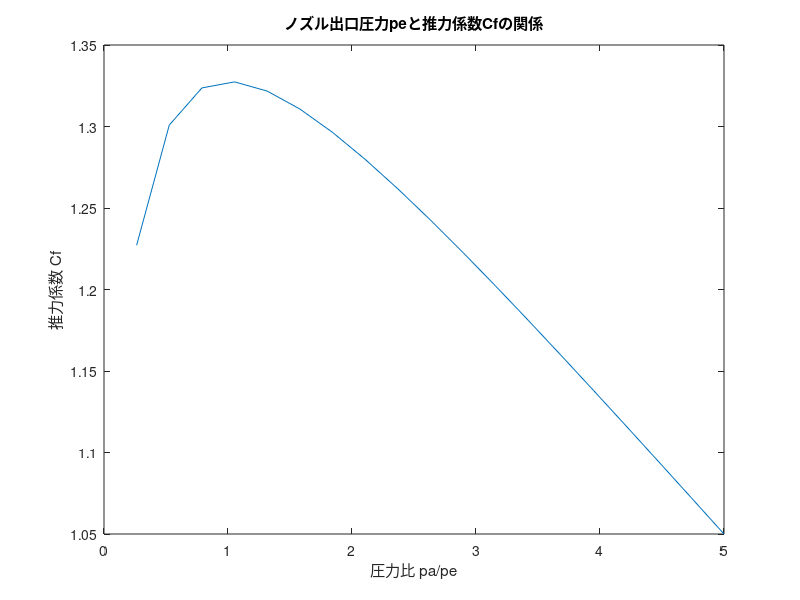
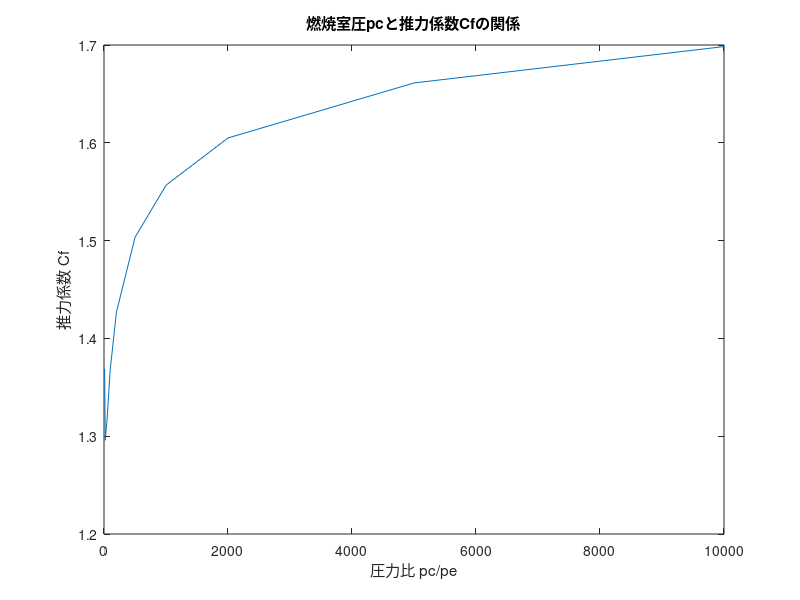

These figures' MATLAB source, in order: (Note: this script raises an error after producing the figures.)
clear; close all; clc;

k = 1.177; %Propep 3での計算値(KNSB) ストイキ
Pc = 1.31; %[MPa] Nakkaのグラフの値。OpenMotorでも同様の値(KNSB)。
rstar = 12; %mm
%re = 50; %mm
re = 25; %mm
Astar = pi*rstar^2;
Ae = pi*re^2;
e = Ae/Astar;
pa = 0.1013; %[MPa] 背圧は大気圧

figure();
p0_pa = Pc/pa;
fprintf('p0_pa: %.2f\n',p0_pa);
sigma_star = sqrt(k*(2/(k+1))^((k+1)/(k-1)));

pa_pe = linspace(0,5,20);
pe = pa./pa_pe;
K = 2*k/(k-1);
a = sigma_star * sqrt(K*(1-(pe./Pc).^((k-1)/k)));
b1 = sqrt(K*(1-(pe./Pc).^((k-1)/k)));
b = sigma_star * (pe./Pc-pa/Pc)./((pe./Pc).^(1/k).*b1);
Cf = a + b;

plot(pa_pe,Cf);
title('ノズル出口圧力peと推力係数Cfの関係');
xlabel('圧力比 pa/pe');
ylabel('推力係数 Cf');


figure();
pc_pe = [10,20,50,100,200,500,1000,2000,5000,10000];
pe = Pc./pc_pe;
Cf = sqrt(2*k^2/(k-1)*(2/(k+1))^((k+1)/(k-1))*(1-(pe./Pc).^((k-1)/k)))+...
    (pe-pa)./Pc*e;
plot(pc_pe,Cf);
title('燃焼室圧pcと推力係数Cfの関係');
xlabel('圧力比 pc/pe');
ylabel('推力係数 Cf')
big;
grid;
